Frame 1 (no input): blank canvas, image omitted
Frame 60 (the mouse pressed at the canvas centre just before this capture): blank canvas, image omitted
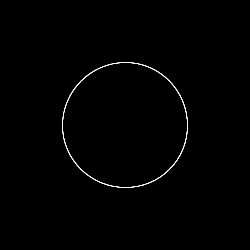
Frame 120 (the mouse held since frame 60 and released just before this capture)

The Processing sketch whose frames 1 and 60 were blank and that drew this single picture after the mouse press (run headless with seeded random() and noise(); from frame 60 on, the mouse is pressed at the canvas centre):

// Processing sketch: processing_18645
// ── processing_18645.pde

float posX=1;
float posY=1;
 
void setup(){
  size(250,250);
  background(0,0,0);
}
 
void draw(){
  
  noFill();
  strokeWeight(0.5);
  stroke(255,255,255,30);
 
  if(mousePressed){
    ellipse(posX,posY,mouseX,mouseY);
 
  }
  }
 
void mousePressed(){
  posX = mouseX;
  posY = mouseY;
}
